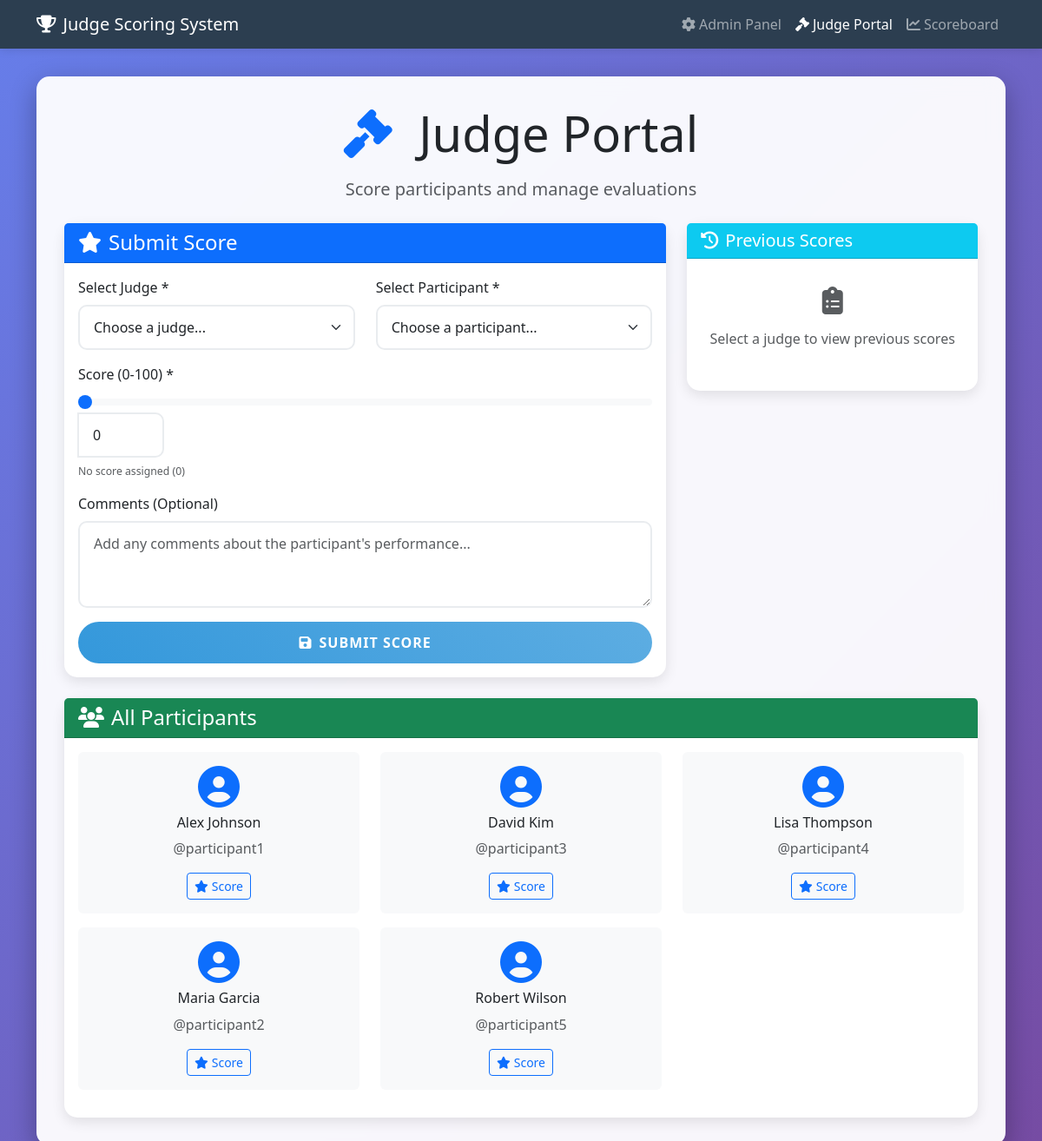
Page /judge/index.php on the committed database.
### tables this page shows
CREATE TABLE users (
    id INT AUTO_INCREMENT PRIMARY KEY,
    username VARCHAR(50) UNIQUE NOT NULL,
    full_name VARCHAR(100) NOT NULL,
    email VARCHAR(100),
    registration_date TIMESTAMP DEFAULT CURRENT_TIMESTAMP,
    is_active BOOLEAN DEFAULT TRUE
);

### judge/index.php (the view, shortened to what this page needs)
<?php
include '../includes/header.php';
$database = new Database();
$db = $database->getConnection();
$judges_query = "SELECT * FROM judges WHERE is_active = 1 ORDER BY display_name";
$judges_stmt = $db->prepare($judges_query);
$judges_stmt->execute();
$judges = $judges_stmt->fetchAll(PDO::FETCH_ASSOC);
$users_query = "SELECT * FROM users WHERE is_active = 1 ORDER BY full_name";
$users_stmt = $db->prepare($users_query);
$users_stmt->execute();
$users = $users_stmt->fetchAll(PDO::FETCH_ASSOC);
$selected_judge_id = isset($_GET['judge_id']) ? (int)$_GET['judge_id'] : 0;
$existing_scores = [];
?>
<nav class="navbar navbar-expand-lg navbar-dark navbar-custom">
    <div class="container">
        <a class="navbar-brand" href="../">
            <i class="fas fa-trophy me-2"></i>Judge Scoring System
        </a>
        <div class="navbar-nav ms-auto">
            <a class="nav-link" href="../admin/">
                <i class="fas fa-cog me-1"></i>Admin Panel
            </a>
            <a class="nav-link active" href="#">
                <i class="fas fa-gavel me-1"></i>Judge Portal
            </a>
            <a class="nav-link" href="../">
                <i class="fas fa-chart-line me-1"></i>Scoreboard
            </a>
        </div>
    </div>
</nav>
<div class="container">
    <div class="main-container">
        <div class="text-center mb-4">
            <h1 class="display-4 mb-3">
                <i class="fas fa-gavel text-primary me-3"></i>
                Judge Portal
            </h1>
            <p class="lead text-muted">Score participants and manage evaluations</p>
        </div>
        <?php if (empty($judges) || empty($users)): ?>
            <div class="alert alert-warning alert-custom">
                <i class="fas fa-exclamation-triangle me-2"></i>
                <strong>Setup Required:</strong>
                <?php if (empty($judges)): ?>
                    No judges have been added yet.
                <?php endif; ?>
                <?php if (empty($users)): ?>
                    No participants have been added yet.
                <?php endif; ?>
                Please contact the administrator to set up the system.
            </div>
        <?php else: ?>
            <div class="row">
                <div class="col-lg-8 mb-4">
                    <div class="card card-custom">
                        <div class="card-header bg-primary text-white">
                            <h4 class="mb-0">
                                <i class="fas fa-star me-2"></i>Submit Score
                            </h4>
                        </div>
                        <div class="card-body">
                            <form method="POST" id="scoreForm">
                                <div class="row">
                                    <div class="col-md-6 mb-3">
                                        <label for="judge_id" class="form-label">Select Judge *</label>
                                        <select class="form-select form-control-custom" id="judge_id" name="judge_id" required onchange="updateJudgeScores()">
                                            <option value="">Choose a judge...</option>
                                        </select>
                                    </div>
                                    <div class="col-md-6 mb-3">
                                        <label for="user_id" class="form-label">Select Participant *</label>
                                        <select class="form-select form-control-custom" id="user_id" name="user_id" required onchange="loadExistingScore()">
                                            <option value="">Choose a participant...</option>
                                        </select>
                                    </div>
                                </div>
                                <div class="mb-3">
                                    <label for="points" class="form-label">Score (0-100) *</label>
                                    <div class="input-group">
                                        <input type="range" class="form-range" id="pointsRange"
                                               min="0" max="100" value="0" oninput="updatePointsInput()">
                                        <input type="number" class="form-control form-control-custom"
                                               id="points" name="points" min="0" max="100" required
                                               oninput="updatePointsRange()" style="max-width: 100px;">
                                    </div>
                                    <div class="form-text">
                                        <span id="scoreDescription">Enter a score between 0 and 100</span>
                                    </div>
                                </div>
                                <div class="mb-3">
                                    <label for="comments" class="form-label">Comments (Optional)</label>
                                    <textarea class="form-control form-control-custom" id="comments" name="comments"
                                              rows="3" placeholder="Add any comments about the participant's performance..."></textarea>
                                </div>
                                <div class="d-grid">
                                    <button type="submit" name="submit_score" class="btn btn-primary-custom btn-custom">
                                        <i class="fas fa-save me-2"></i>Submit Score
                                    </button>
                                </div>
                            </form>
                        </div>
                    </div>
                </div>
                <div class="col-lg-4 mb-4">
                    <div class="card card-custom">
                        <div class="card-header bg-info text-white">
                            <h5 class="mb-0">
                                <i class="fas fa-history me-2"></i>Previous Scores
                            </h5>
                        </div>
                        <div class="card-body" id="previousScores">
                            <?php if ($selected_judge_id && !empty($existing_scores)): ?>
                                <div class="list-group list-group-flush">
                                    <?php foreach ($existing_scores as $score): ?>
                                        <div class="list-group-item d-flex justify-content-between align-items-center">
                                            <div>
                                                <h6 class="mb-1"><?php echo htmlspecialchars($score['full_name']); ?></h6>
                                                <small class="text-muted">@<?php echo htmlspecialchars($score['username']); ?></small>
                                            </div>
                                            <div class="text-end">
                                                <span class="badge bg-primary fs-6"><?php echo $score['points']; ?></span>
                                            </div>
                                        </div>
                                    <?php endforeach; ?>
                                </div>
                            <?php else: ?>
                                <div class="text-center py-3">
                                    <i class="fas fa-clipboard-list fa-2x text-muted mb-3"></i>
                                    <p class="text-muted">Select a judge to view previous scores</p>
                                </div>
                            <?php endif; ?>
                        </div>
                    </div>
                </div>
            </div>
            <div class="card card-custom">
                <div class="card-header bg-success text-white">
                    <h4 class="mb-0">
                        <i class="fas fa-users me-2"></i>All Participants
                    </h4>
                </div>
                <div class="card-body">
                    <div class="row">
                        <?php foreach ($users as $user): ?>
                            <div class="col-md-6 col-lg-4 mb-3">
                                <div class="card border-0 bg-light">
                                    <div class="card-body text-center">
                                        <i class="fas fa-user-circle fa-3x text-primary mb-2"></i>
                                        <h6 class="card-title"><?php echo htmlspecialchars($user['full_name']); ?></h6>
                                        <p class="card-text text-muted">@<?php echo htmlspecialchars($user['username']); ?></p>
                                        <button class="btn btn-sm btn-outline-primary"
                                                onclick="selectParticipant(<?php echo $user['id']; ?>)">
                                            <i class="fas fa-star me-1"></i>Score
                                        </button>
                                    </div>
                                </div>
                            </div>
                        <?php endforeach; ?>
                    </div>
                </div>
            </div>
        <?php endif; ?>
    </div>
</div>
<?php include '../includes/footer.php'; ?>

### assets/css/style.css (style rules this page uses)
:root { --primary-color: #2c3e50; --secondary-color: #3498db; --success-color: #27ae60; --warning-color: #f39c12; --danger-color: #e74c3c; --dark-color: #34495e; --light-color: #ecf0f1; }
body { font-family: 'Segoe UI', Tahoma, Geneva, Verdana, sans-serif; background: linear-gradient(135deg, #667eea 0%, #764ba2 100%); min-height: 100vh; margin: 0; }
.main-container { background: rgba(255, 255, 255, 0.95); border-radius: 15px; box-shadow: 0 10px 30px rgba(0, 0, 0, 0.3); margin: 2rem auto; padding: 2rem; backdrop-filter: blur(10px); }
.navbar-custom { background: var(--primary-color); box-shadow: 0 2px 10px rgba(0, 0, 0, 0.1); }
.card-custom { border: none; border-radius: 15px; box-shadow: 0 5px 15px rgba(0, 0, 0, 0.1); transition: transform 0.3s ease, box-shadow 0.3s ease; }
.btn-custom { border-radius: 25px; padding: 0.75rem 2rem; font-weight: 600; text-transform: uppercase; letter-spacing: 1px; transition: all 0.3s ease; border: none; }
.btn-primary-custom { background: linear-gradient(45deg, var(--secondary-color), #5dade2); color: white; }
.form-control-custom { border-radius: 10px; border: 2px solid #e9ecef; padding: 0.75rem 1rem; transition: border-color 0.3s ease; }

### rows in the picture
users: full_name "Alex Johnson", username "participant1"
users: full_name "David Kim", username "participant3"
users: full_name "Lisa Thompson", username "participant4"
users: full_name "Maria Garcia", username "participant2"
users: full_name "Robert Wilson", username "participant5"
